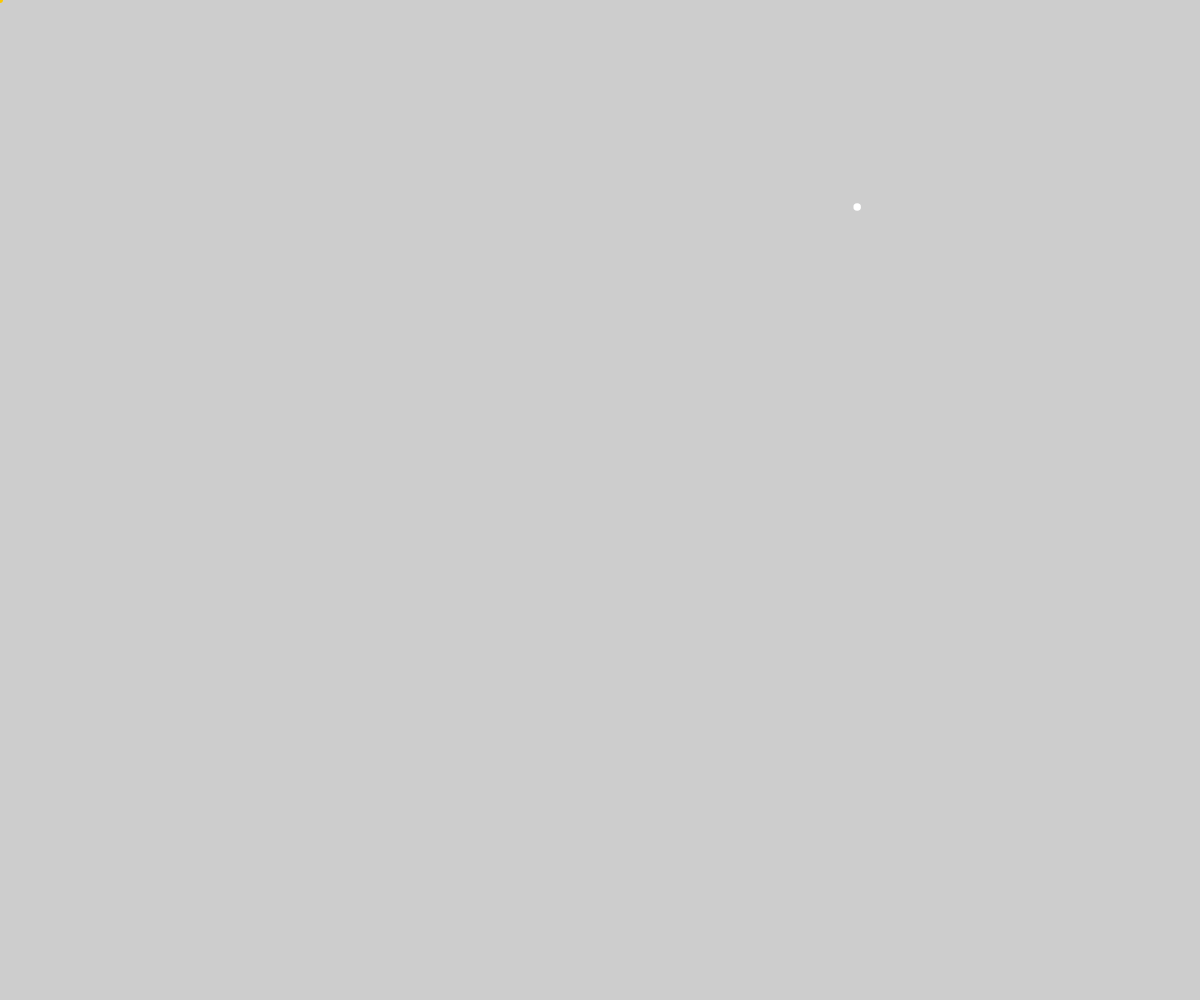
Frame 1 (no input)
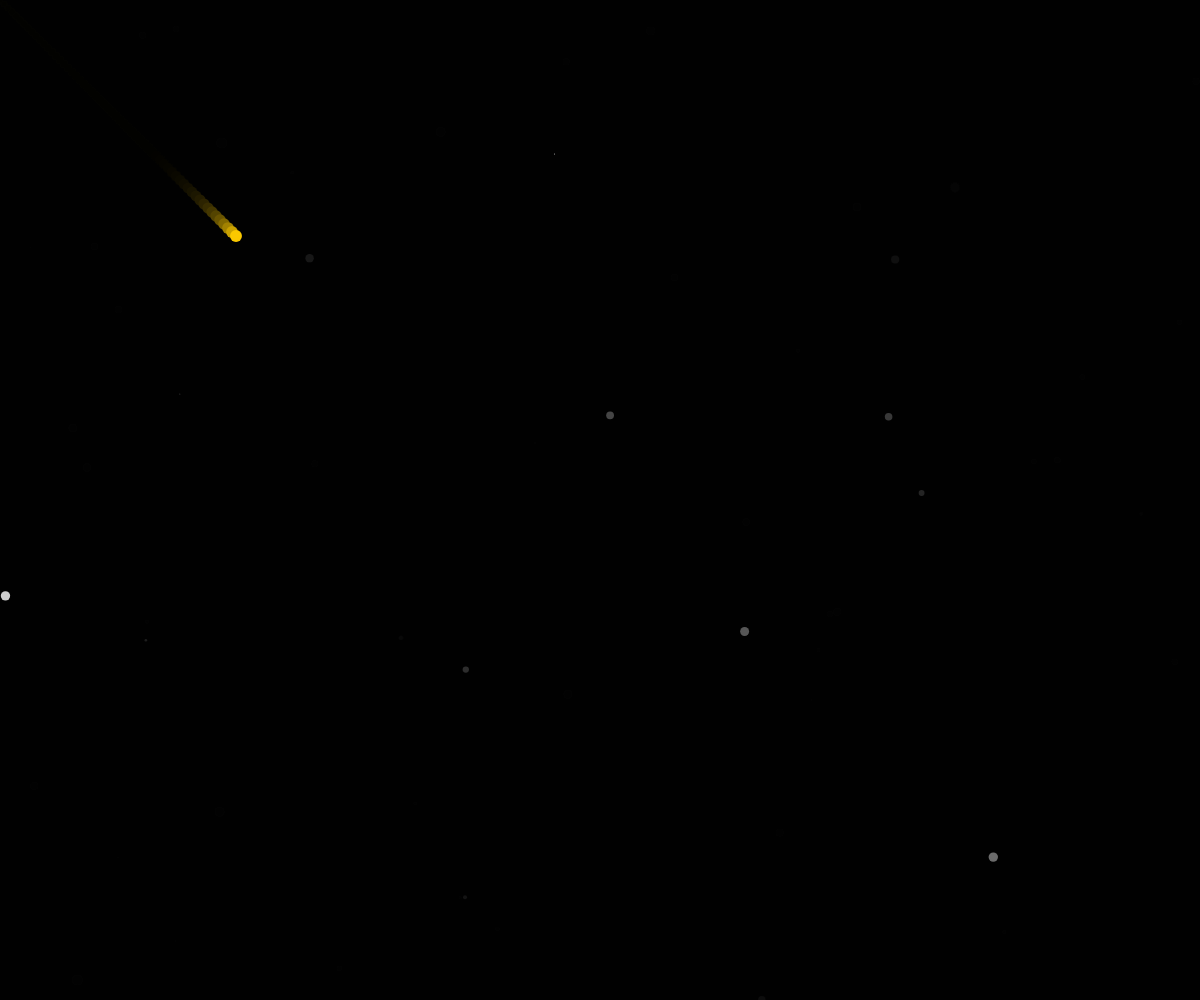
Frame 60 (no input)
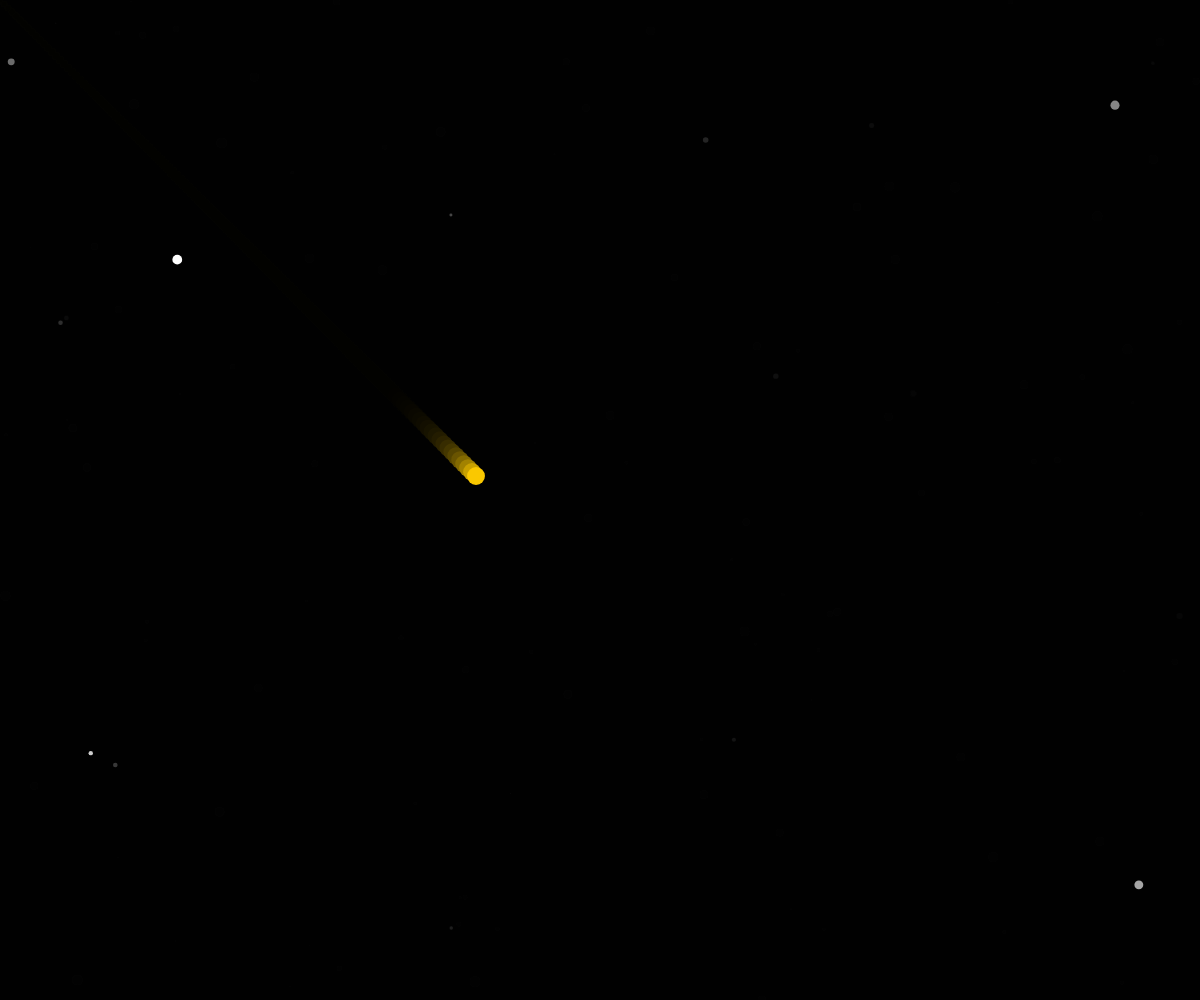
Frame 120 (the mouse pressed at the canvas centre since frame 60)

The p5.js sketch that drew these frames (run headless with seeded random() and noise() and a simulated clock; from frame 60 on, the mouse is pressed at the canvas centre):

// p5.js sketch
// ── sketch.js
let sparkleX;
let sparkleY;
let sparkleSize;

let starX = 0;
let starY = 0;
let starSize = 6;
let starSpeed = 0;

function setup() {
  createCanvas(windowWidth, windowHeight);
  // Set frame rate to 36 FPS
  frameRate(36);
}

function draw() {
  background(0, 50);

  // Set random values every draw loop
  sparkleX = random(0, width);
  sparkleY = random(0, height);
  sparkleSize = random(0, 10);

  fill(255);
  noStroke();
  ellipse(sparkleX, sparkleY, sparkleSize);

  // Create a shooting start animation defined in shootingStar() function
  shootingStar(4);
}

function shootingStar(starSpeed) {
  fill(250, 200, 0);
  noStroke();
  ellipse(starX, starY, starSize);
  starX = starX + starSpeed;
  starY = starY + starSpeed;
  starSize = starSize + 0.1;
  
  if(starX > width || starY > height){
    starX = 0;
    starY = 0;
    starSize = 1;
  }
}
